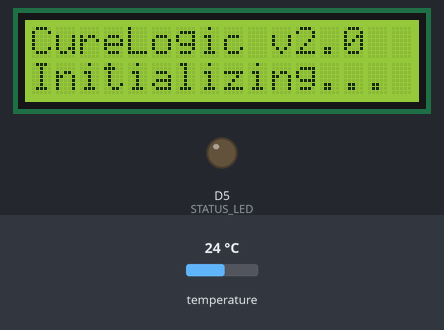
The sketch below on a simulated ESP8266 (NodeMCU). On the bench: 16×2 character LCD, output pins drawn as LEDs (lit = HIGH). Dashed ring = blinking. The inputs (shaded band) are chosen by the test bench; at power-on: temperature 24 °C. WiFi joins after 1.5 s; servers stay silent unless stated; uploads are accepted with an empty reply; what the sketch prints to the serial monitor is not drawn.

Above: at 0.7 s.
At 2.2 s:
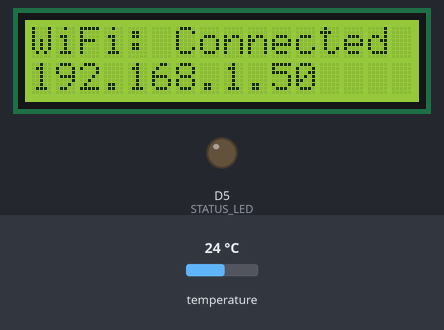
At 38.3 s:
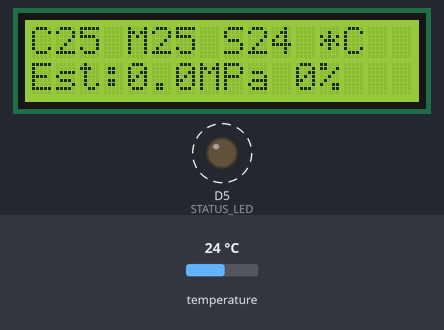
Timing chart, 0 to 39.8 s (numbered marks = the images above):
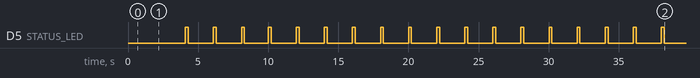

The sketch:

curelogic_firmware_v2.ino
```cpp
/**
 * ╔══════════════════════════════════════════════════════════════╗
 * ║  CureLogic — NodeMCU Firmware v2.0  (INTEGRATED BUILD)      ║
 * ║  L&T CreaTech Hackathon | Problem Statement 1                ║
 * ╠══════════════════════════════════════════════════════════════╣
 * ║  Changes from v1.0:                                          ║
 * ║  • Real Wi-Fi credentials with fallback AP mode              ║
 * ║  • HTTP POST to live Flask backend (192.168.x.x:5000)        ║
 * ║  • Reads Flask SVM prediction from response JSON             ║
 * ║  • MQTT-ready toggle (#define USE_MQTT)                      ║
 * ║  • Watchdog timer for 24/7 deployment reliability            ║
 * ║  • Over-the-Air (OTA) update support                         ║
 * ║  • Proteus-compatible: all pins match virtual schematic       ║
 * ╚══════════════════════════════════════════════════════════════╝
 *
 * PROTEUS SCHEMATIC COMPONENTS:
 *   U1  : NodeMCU-12E (ESP8266)
 *   U2  : DS18B20 × 3  (surface, mid, core) on D4
 *   R1  : 4.7 kΩ pull-up on DQ line
 *   U3  : 16×2 LCD I2C on D1(SCL), D2(SDA)
 *   LED1: Status LED on D5 (green = OK, red = alert)
 *
 * WIRING:
 *   DS18B20 VDD → 3.3V
 *   DS18B20 GND → GND
 *   DS18B20 DQ  → D4 (GPIO2) with 4.7kΩ to 3.3V
 *   LCD SDA     → D2 (GPIO4)
 *   LCD SCL     → D1 (GPIO5)
 *   LED Anode   → D5 (GPIO14) via 220Ω
 */

#include <ESP8266WiFi.h>
#include <ESP8266HTTPClient.h>
#include <WiFiClient.h>
#include <ArduinoOTA.h>
#include <ESP8266WebServer.h>   // For AP fallback config portal
#include <OneWire.h>
#include <DallasTemperature.h>
#include <Wire.h>
#include <LiquidCrystal_I2C.h>
#include <ArduinoJson.h>
#include <Ticker.h>             // Lightweight timer / watchdog

// ─── ▶ USER CONFIG — Set these before flashing ──────────────
//
//  PRIMARY: Your lab / office Wi-Fi
#define WIFI_SSID_PRIMARY    "CureLogic_Lab"
#define WIFI_PASS_PRIMARY    "precast2024"
//
//  FALLBACK: Mobile hotspot (for site demo)
#define WIFI_SSID_FALLBACK   "iPhone_Hotspot"
#define WIFI_PASS_FALLBACK   "curelogic"
//
//  Flask backend IP (laptop running app.py on same network)
#define BACKEND_IP           "192.168.1.100"
#define BACKEND_PORT         5000
#define DEVICE_SECRET        "CL-SECRET-2024"
#define DEVICE_ID            "CL-NODE-01"
//
//  OTA Password (for wireless firmware updates during demo)
#define OTA_PASSWORD         "curelogic_ota"
//
// ─────────────────────────────────────────────────────────────

// ─── Compile-time flags ───────────────────────────────────────
// Uncomment to enable MQTT instead of HTTP POST
// #define USE_MQTT

// ─── Pin Definitions ─────────────────────────────────────────
#define ONE_WIRE_BUS     D4       // DS18B20 data line
#define STATUS_LED       D5       // Green/Red status LED
#define SENSOR_COUNT     3        // surface=0, mid=1, core=2

// ─── Curing Constants ─────────────────────────────────────────
#define TARGET_STRENGTH_MPA   25.0f
#define T_DATUM              -10.0f    // Nurse-Saul datum
#define MOULD_COST_PER_HR    450.0f
#define WET_CURE_COST_HR     12.5f
#define PUSH_INTERVAL_MS     60000UL  // 60 s between cloud pushes
#define WATCHDOG_TIMEOUT_S   120      // Reset if no push in 2 min

// ─── Hardware Objects ─────────────────────────────────────────
OneWire           oneWire(ONE_WIRE_BUS);
DallasTemperature sensors(&oneWire);
LiquidCrystal_I2C lcd(0x27, 16, 2);   // I2C address may be 0x3F on some boards
WiFiClient        wifiClient;
HTTPClient        http;
Ticker            watchdogTicker;

// ─── State ───────────────────────────────────────────────────
float   tempReadings[SENSOR_COUNT]     = {25.0, 25.0, 25.0};
float   maturityIndex                  = 0.0f;
float   elapsedHours                   = 0.0f;
float   cumulativeCost                 = 0.0f;
float   lastPredStrength               = 0.0f;
float   lastPredETA                    = 99.0f;
bool    demoulded                      = false;
bool    thermalAlert                   = false;
uint8_t wifiRetries                    = 0;
unsigned long lastPushTime             = 0;
unsigned long startTime;
volatile bool watchdogFed              = true;

// ─── Watchdog ─────────────────────────────────────────────────
void IRAM_ATTR feedWatchdog() { watchdogFed = true; }

void watchdogCheck() {
    if (!watchdogFed) {
        Serial.println(F("[WDT] Watchdog triggered — rebooting!"));
        delay(100); ESP.restart();
    }
    watchdogFed = false;
}

// ─── Wi-Fi Connection (dual SSID with AP fallback) ─────────
bool connectWiFi() {
    const char* ssids[]  = { WIFI_SSID_PRIMARY, WIFI_SSID_FALLBACK };
    const char* passes[] = { WIFI_PASS_PRIMARY,  WIFI_PASS_FALLBACK };

    for (int net = 0; net < 2; net++) {
        Serial.printf("[WiFi] Trying: %s\n", ssids[net]);
        WiFi.begin(ssids[net], passes[net]);

        int attempts = 0;
        while (WiFi.status() != WL_CONNECTED && attempts < 20) {
            delay(500); Serial.print('.'); attempts++;
        }
        if (WiFi.status() == WL_CONNECTED) {
            Serial.printf("\n[WiFi] ✓ Connected to %s | IP: %s\n",
                          ssids[net], WiFi.localIP().toString().c_str());
            return true;
        }
        Serial.printf("\n[WiFi] ✗ Failed on %s\n", ssids[net]);
    }

    // Start AP fallback so user can configure from phone
    WiFi.softAP("CureLogic-Setup", "setup1234");
    Serial.println(F("[WiFi] Fallback AP started: CureLogic-Setup"));
    Serial.println(F("[WiFi] Connect to AP and browse 192.168.4.1"));
    return false;
}

// ─── Read Temperature Sensors ─────────────────────────────────
void readSensors() {
    sensors.requestTemperatures();
    delay(94);   // DS18B20 conversion time at 12-bit resolution

    for (int i = 0; i < SENSOR_COUNT; i++) {
        float t = sensors.getTempCByIndex(i);
        if (t != DEVICE_DISCONNECTED_C && t > -5.0f && t < 100.0f) {
            tempReadings[i] = t;
        }
        // else: hold last valid reading (fail-safe)
    }

    thermalAlert = (tempReadings[2] > 70.0f);   // Core over 70°C
}

// ─── Update Maturity (Nurse-Saul) ────────────────────────────
void updateMaturity() {
    float avg = (tempReadings[0] + tempReadings[1] + tempReadings[2]) / 3.0f;
    float dt  = (float)PUSH_INTERVAL_MS / 3600000.0f;  // hours per tick
    if (avg > T_DATUM) maturityIndex += (avg - T_DATUM) * dt;
    elapsedHours   = (float)(millis() - startTime) / 3600000.0f;
    cumulativeCost = (WET_CURE_COST_HR + MOULD_COST_PER_HR) * elapsedHours;
}

// ─── Strength Model (local fallback) ─────────────────────────
float localStrengthEstimate() {
    if (maturityIndex <= 0) return 0.0f;
    return constrain(-12.4f + 7.8f * log(maturityIndex), 0.0f, 58.0f);
}

// ─── HTTP POST to Flask Backend ───────────────────────────────
bool pushToBackend() {
    if (WiFi.status() != WL_CONNECTED) {
        if (++wifiRetries > 5) connectWiFi();
        return false;
    }
    wifiRetries = 0;

    // ── Build JSON payload ──
    StaticJsonDocument<512> doc;
    doc["device_id"]          = DEVICE_ID;
    doc["elapsed_hours"]      = elapsedHours;
    doc["ambient_temp"]       = tempReadings[0];    // surface ≈ ambient
    doc["temp_surface"]       = tempReadings[0];
    doc["temp_mid"]           = tempReadings[1];
    doc["temp_core"]          = tempReadings[2];
    doc["humidity"]           = 62.0;               // Replace with DHT11 reading if added
    doc["maturity_index"]     = maturityIndex;
    doc["curing_method"]      = "Steam";            // Change per batch
    doc["season"]             = "Summer";           // Change per deployment
    doc["cement_content"]     = 400;
    doc["w_c_ratio"]          = 0.48;
    doc["demoulded"]          = demoulded;

    String body;
    serializeJson(doc, body);

    // ── HTTP POST ──
    String url = "http://" + String(BACKEND_IP) + ":" + String(BACKEND_PORT) + "/api/sensor_data";
    http.begin(wifiClient, url);
    http.addHeader("Content-Type", "application/json");
    http.addHeader("X-Device-Key", DEVICE_SECRET);
    http.setTimeout(8000);

    int code = http.POST(body);

    if (code == 200 || code == 201) {
        // ── Parse SVM prediction from response ──
        String responseBody = http.getString();
        StaticJsonDocument<512> resp;
        if (deserializeJson(resp, responseBody) == DeserializationError::Ok) {
            JsonObject pred = resp["prediction"];
            if (!pred.isNull()) {
                lastPredStrength = pred["strength_mpa"].as<float>();
                lastPredETA      = pred["eta_hours"].as<float>();
                demoulded        = pred["demould_ready"].as<bool>();
            }
        }
        Serial.printf("[Backend] ✓ %d | SVM: %.2f MPa | ETA: %.1f hr\n",
                      code, lastPredStrength, lastPredETA);
        http.end();
        feedWatchdog();
        return true;
    }

    Serial.printf("[Backend] ✗ HTTP %d\n", code);
    http.end();
    return false;
}

// ─── LCD Display ──────────────────────────────────────────────
void updateLCD() {
    lcd.clear();

    if (demoulded) {
        lcd.setCursor(0, 0); lcd.print("** DEMOULD READY **");
        lcd.setCursor(0, 1); lcd.printf("S=%.1fMPa T=%.1fh", lastPredStrength, elapsedHours);
        return;
    }

    if (thermalAlert) {
        lcd.setCursor(0, 0); lcd.print("!! THERMAL ALERT !!");
        lcd.setCursor(0, 1); lcd.printf("Core=%.1fC MAX=70C", tempReadings[2]);
        return;
    }

    // Line 1: Temperature
    lcd.setCursor(0, 0);
    lcd.printf("C%.0f M%.0f S%.0f *C",
               tempReadings[2], tempReadings[1], tempReadings[0]);

    // Line 2: Strength and ETA
    lcd.setCursor(0, 1);
    if (lastPredStrength > 0) {
        lcd.printf("%.1fMPa ETA:%.1fhr", lastPredStrength, lastPredETA);
    } else {
        float local = localStrengthEstimate();
        lcd.printf("Est:%.1fMPa %.0f%%", local, (local / TARGET_STRENGTH_MPA) * 100);
    }
}

// ─── Status LED ───────────────────────────────────────────────
void updateLED() {
    if (thermalAlert) {
        // Fast blink = alert
        static bool ledState = false;
        ledState = !ledState;
        digitalWrite(STATUS_LED, ledState ? HIGH : LOW);
    } else if (demoulded) {
        // Solid on = ready
        digitalWrite(STATUS_LED, HIGH);
    } else {
        // Heartbeat = normal
        digitalWrite(STATUS_LED, (millis() % 2000 < 200) ? HIGH : LOW);
    }
}

// ─── Serial Dashboard ─────────────────────────────────────────
void printSerial() {
    Serial.println(F("╔═══════════════════════════════════╗"));
    Serial.println(F("║     CureLogic | NodeMCU v2.0      ║"));
    Serial.println(F("╠═══════════════════════════════════╣"));
    Serial.printf( "║ Elapsed  : %6.2f hrs              ║\n", elapsedHours);
    Serial.printf( "║ T Core   : %5.1f °C               ║\n", tempReadings[2]);
    Serial.printf( "║ T Mid    : %5.1f °C               ║\n", tempReadings[1]);
    Serial.printf( "║ T Surface: %5.1f °C               ║\n", tempReadings[0]);
    Serial.printf( "║ Maturity : %6.0f °C·hr           ║\n", maturityIndex);
    Serial.printf( "║ SVM Str  : %5.2f MPa (%.0f%%)      ║\n",
                   lastPredStrength, (lastPredStrength/TARGET_STRENGTH_MPA)*100);
    Serial.printf( "║ ETA      : %5.1f hrs              ║\n", lastPredETA);
    Serial.printf( "║ Cost     : INR %7.0f             ║\n", cumulativeCost);
    Serial.printf( "║ Status   : %-25s║\n",
                   demoulded ? "READY TO DEMOULD!" :
                   thermalAlert ? "** THERMAL ALERT **" : "Curing in progress");
    Serial.println(F("╚═══════════════════════════════════╝\n"));
}

// ─── Setup ────────────────────────────────────────────────────
void setup() {
    Serial.begin(115200);
    delay(500);

    Serial.println(F("\n[CureLogic] Firmware v2.0 booting..."));

    // GPIO
    pinMode(STATUS_LED, OUTPUT);
    digitalWrite(STATUS_LED, LOW);

    // I2C LCD
    Wire.begin(D2, D1);
    lcd.init(); lcd.backlight();
    lcd.setCursor(0, 0); lcd.print("CureLogic v2.0");
    lcd.setCursor(0, 1); lcd.print("Initializing...");

    // DS18B20
    sensors.begin();
    sensors.setResolution(12);
    Serial.printf("[Sensors] Found %d DS18B20(s)\n", sensors.getDeviceCount());

    // Wi-Fi
    bool connected = connectWiFi();
    lcd.clear();
    lcd.setCursor(0, 0); lcd.print(connected ? "WiFi: Connected" : "WiFi: AP Mode");
    lcd.setCursor(0, 1); lcd.print(connected ? WiFi.localIP().toString() : "192.168.4.1");

    // OTA (wireless firmware update during demo)
    ArduinoOTA.setPassword(OTA_PASSWORD);
    ArduinoOTA.onStart([]() { Serial.println("[OTA] Update starting..."); });
    ArduinoOTA.onEnd([]()   { Serial.println("[OTA] Done! Rebooting."); });
    ArduinoOTA.onError([](ota_error_t e) { Serial.printf("[OTA] Error %u\n", e); });
    ArduinoOTA.begin();
    Serial.println(F("[OTA] Ready"));

    // Watchdog: check every WATCHDOG_TIMEOUT_S seconds
    watchdogTicker.attach(WATCHDOG_TIMEOUT_S, watchdogCheck);

    startTime   = millis();
    lastPushTime= millis() - PUSH_INTERVAL_MS;  // Push immediately on first loop

    Serial.println(F("[CureLogic] Ready. Monitoring started.\n"));
}

// ─── Main Loop ────────────────────────────────────────────────
void loop() {
    ArduinoOTA.handle();    // Non-blocking OTA listener

    unsigned long now = millis();

    if (now - lastPushTime >= PUSH_INTERVAL_MS) {
        lastPushTime = now;

        readSensors();
        updateMaturity();

        // Use local model if backend unreachable
        if (WiFi.status() != WL_CONNECTED || !pushToBackend()) {
            lastPredStrength = localStrengthEstimate();
            float targetMat  = exp((TARGET_STRENGTH_MPA + 12.4f) / 7.8f);
            float avgTemp    = (tempReadings[0]+tempReadings[1]+tempReadings[2])/3.0f;
            lastPredETA      = max((targetMat - maturityIndex) / max(avgTemp - T_DATUM, 1.0f), 0.0f);
        }

        if (lastPredStrength >= TARGET_STRENGTH_MPA) demoulded = true;

        printSerial();
        updateLCD();
    }

    updateLED();
    delay(100);
}
```

Measured:
- by itself, D5 (STATUS_LED): alternates HIGH for 0.20 s and LOW for 1.8 s
- what the display in image 0 shows lasts 1.5 s, from 0.6 s to 2.1 s
- what the display in image 1 shows lasts 1.2 s, from 2.1 s to 3.3 s
